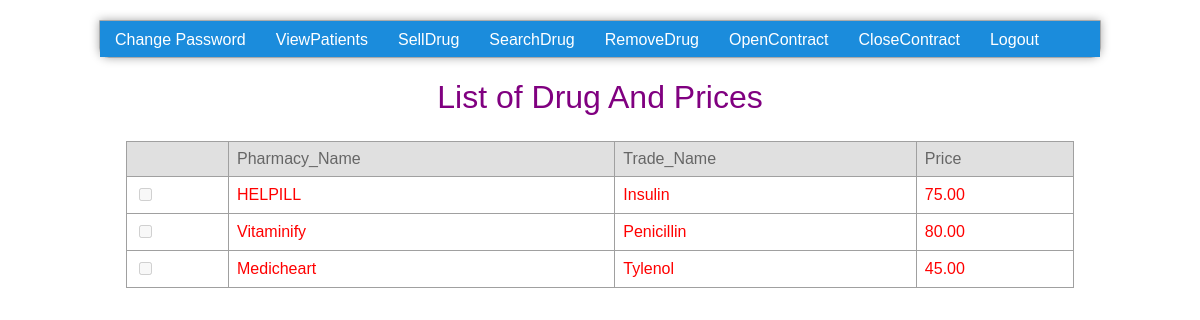
The app's page /HospitalInfo/php/sellDrug.php (signed in) with its own data.
### tables this page shows
CREATE TABLE `Sells` (
  `PID` int(11) NOT NULL,
  `Trade_Name` varchar(32) NOT NULL DEFAULT '',
  `Prices` double(6,2) DEFAULT NULL,
  `Pharmacy_Name` varchar(32) DEFAULT NULL,
  PRIMARY KEY (`Trade_Name`,`PID`)
);

### HospitalInfo/php/sellDrug.php (the view, shortened to what this page needs)
<?php
	include 'conn.php';
	if(empty($_SESSION['username']) || empty($_SESSION['password']))
		print("Access to database denied");
	else {
		$type = $_SESSION['type'];
		if($type != "Pharmacy") {
			include '../includes/pheader.html';
			print("<p>Insufficient privileges to sell Drugs.</p>");
		}
		else {
			if(isset($_POST["sellDrug"])) {
				$dpatient = $_POST['dpatient'];
				$count = count($dpatient);
				for($i = 0; $i < $count; $i++) {
					$sql = $mysqli -> prepare("SELECT FROM Sells WHERE PID=?");
					$sql -> bind_param('s', $dpatient[$i]);
					$sql -> execute();
					if($sql -> errno)
						print("Select query failed");
				}
				if($count == 1)
					print("");
				else
					print("");
			}
			else {
				$sql = "SELECT * FROM Sells";
				$result = $mysqli -> query($sql);
				if(!$result)
					print("<p>Select query failed</p>");
				else {
					if($result -> num_rows == 0)
						print("<p>We don't have any Drug. All Sold out bud Come back later!</p>");
					else {
						print("<h1 style=color:purple>List of Drug And Prices</h1>");
					?>
						<form  name="deletePatient" method="post" action="<?php $PHP_SELF?>">
					<?php
							print("<table><tr><th style=color:purple></th><th>Pharmacy_Name</th><th>Trade_Name</th><th>Price</th></tr>\n");
							while($row = $result -> fetch_object()) {
								echo '<tr style=color:purple>';
								$PID = $row -> PID;
								$PID = $PID;
								print("<td style=color:red><input type=\"checkbox\" name=\"dpatient[]\" value=\"$PID\" disabled></td>");
								echo '<td style=color:red>'.$row -> Pharmacy_Name.'</td>';
								echo '<td style=color:red>'.$row -> Trade_Name.'</td>';
								echo '<td style=color:red>'.$row -> Prices.'</td>';
								echo '</tr>';
							}
					}
				}
			}
		}
	}
?>

### HospitalInfo/css/style.css (style rules this page uses)
#page { width: 1000px; margin: 20px auto; border: solid 1px #aaa; border-bottom-left-radius: 10px; border-bottom-right-radius: 10px; -moz-box-shadow: 0 0 10px #aaa; -webkit-box-shadow: 0 0 10px #aaa; box-shadow: 0 0 10px #aaa; }
#nav ul { width: 1000px; height: 36px; padding: 0; margin: 0; background: #1b8cdc; list-style-type: none; display: block; }
#nav li { float: left; padding: 10px 0px; margin: 0; }
#nav li a { text-decoration: none; color: white; font-size: 16px; font-family: "proxima-nova", sans-serif; padding: 10px 15px 8px 15px; }
h1 { color: #1b8cdc; font-weight: 200; margin-bottom: 10px; font-family: "proxima-nova", sans-serif; text-align: center; }
form { padding-top: 15px; display: block; text-align: center; }
table { font-family: "proxima-nova", sans-serif; font-size: 16px; width:80%; margin-left: 10%; margin-right: 10%; border-collapse: collapse; border-spacing: 0; }
th { background: #e0e0e0; color: #666; padding: 8px; text-align: left; border: 1px solid #a0a0a0; font-weight: normal; }
td { color: #888; padding: 8px; text-align: left; border: 1px solid #a0a0a0; }

### records on screen
sells: Pharmacy_Name "HELPILL", Trade_Name "Insulin", Prices "75.00"
sells: Pharmacy_Name "Vitaminify", Trade_Name "Penicillin", Prices "80.00"
sells: Pharmacy_Name "Medicheart", Trade_Name "Tylenol", Prices "45.00"
